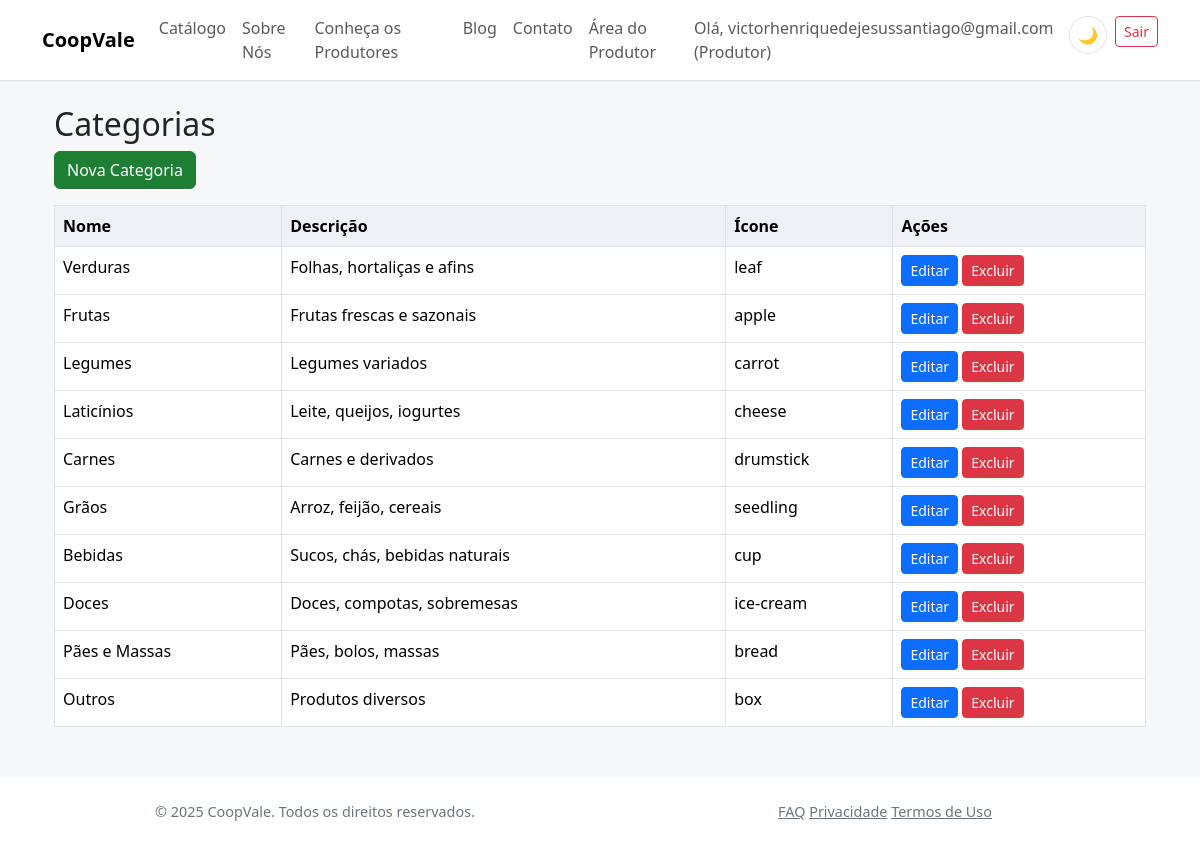
The app's page /produtos/categorias (signed in) with its own data.
### app/models/core.py (models this page shows, shortened)
class Usuario(db.Model, UserMixin):
    __tablename__ = 'usuarios'
    id = db.Column(db.Integer, primary_key=True)
    email = db.Column(db.String(150), unique=True, nullable=False)
    senha_hash = db.Column(db.String(256), nullable=False)
    tipo_usuario = db.Column(db.String(50), nullable=False, default='visitante')
    ativo = db.Column(db.Boolean, default=True)
    produtor_perfil = db.relationship('Produtor', backref='usuario', uselist=False, lazy=True)
    cliente_perfil = db.relationship('Cliente', backref='usuario', uselist=False, lazy=True)

class Categoria(db.Model):
    __tablename__ = 'categorias'
    id = db.Column(db.Integer, primary_key=True)
    nome = db.Column(db.String(100), nullable=False, unique=True)
    descricao = db.Column(db.Text)
    icone = db.Column(db.String(100))
    valor_minimo = db.Column(db.Float)  # valor mínimo em pedidos dessa categoria
    quantidade_minima = db.Column(db.Float)  # quantidade mínima (unidade base)
    produtos = db.relationship('Produto', backref='categoria', lazy=True)

### app/blueprints/produtos/routes.py (the view)
@produtos_bp.route('/categorias', endpoint='listar_categorias')
@login_required
def listar_categorias():
    categorias = Categoria.query.all()
    return render_template('produtos/categorias.html', categorias=categorias)

### app/templates/produtos/categorias.html
{% extends 'base.html' %}
{% block content %}
<div class="container mt-4">
  <h2>Categorias</h2>
  <a href="{{ url_for('produtos_bp.nova_categoria') }}" class="btn btn-success mb-3">Nova Categoria</a>
  <table class="table table-bordered">
    <thead>
      <tr>
        <th>Nome</th>
        <th>Descrição</th>
        <th>Ícone</th>
        <th>Ações</th>
      </tr>
    </thead>
    <tbody>
      {% for categoria in categorias %}
      <tr>
        <td>{{ categoria.nome }}</td>
        <td>{{ categoria.descricao }}</td>
        <td>{{ categoria.icone }}</td>
        <td>
          <a href="{{ url_for('produtos_bp.editar_categoria', id=categoria.id) }}" class="btn btn-sm btn-primary">Editar</a>
          <form action="{{ url_for('produtos_bp.excluir_categoria', id=categoria.id) }}" method="post" style="display:inline;">
            <button type="submit" class="btn btn-sm btn-danger" onclick="return confirm('Excluir esta categoria?')">Excluir</button>
          </form>
        </td>
      </tr>
      {% endfor %}
    </tbody>
  </table>
</div>
{% endblock %}

### app/templates/base.html (shortened to what this page needs)
<!doctype html>
<html lang="pt-br">
<head>
    <link href="https://cdn.jsdelivr.net/npm/bootstrap@5.3.2/dist/css/bootstrap.min.css" rel="stylesheet">
    <link href="{{ url_for('static', filename='css/theme.css') }}" rel="stylesheet">
</head>
<body>
    <nav class="navbar navbar-expand-lg navbar-light bg-light border-bottom">
        <div class="container">
            <a class="navbar-brand" href="{{ url_for('main_bp.index') }}">CoopVale</a>
            <div class="collapse navbar-collapse" id="navbarNav">
                <ul class="navbar-nav me-auto">
                    <li class="nav-item">
                        <a class="nav-link" href="{{ url_for('produtos_bp.catalogo') }}">Catálogo</a>
                    </li>
                    <li class="nav-item">
                        <a class="nav-link" href="{{ url_for('main_bp.sobre') }}">Sobre Nós</a>
                    </li>
                    <li class="nav-item">
                        <a class="nav-link" href="{{ url_for('main_bp.produtores') }}">Conheça os Produtores</a>
                    </li>
                    <li class="nav-item">
                        <a class="nav-link" href="{{ url_for('main_bp.blog_redirect') }}">Blog</a>
                    </li>
                    <li class="nav-item">
                        <a class="nav-link" href="{{ url_for('main_bp.contato') }}">Contato</a>
                    </li>
                    {% if current_user.is_authenticated and current_user.tipo_usuario == 'produtor' %}
                    <li class="nav-item">
                        <a class="nav-link" href="{{ url_for('produtores.dashboard_home') }}">Área do Produtor</a>
                    </li>
                    {% endif %}
                </ul>
                <ul class="navbar-nav">
                    {% if current_user.is_authenticated %}
                    <li class="nav-item">
                        <span class="navbar-text me-3">
                            Olá, {{ current_user.email }} ({{ current_user.tipo_usuario.capitalize() }})
                        </span>
                    </li>
                    <li class="nav-item me-2">
                        <button class="theme-toggle" id="themeToggle" title="Alternar tema">
                            <span id="themeIcon">🌙</span>
                        </button>
                    </li>
                    <li class="nav-item">
                        <a class="btn btn-sm btn-outline-danger" href="{{ url_for('auth.logout') }}">Sair</a>
                    </li>
                    {% endif %}
                </ul>
            </div>
        </div>
    </nav>
    <div class="container mt-4">
        {% block content %}{% endblock %}
    </div>
    <footer class="footer">
        <div class="container">
            <div class="row">
                <div class="col-md-6 text-center text-md-left">
                    <span class="text-muted">© 2025 CoopVale. Todos os direitos reservados.</span>
                </div>
                <div class="col-md-6 text-center text-md-right">
                    <a href="{{ url_for('main_bp.faq') }}" class="text-muted mr-3">FAQ</a>
                    <a href="{{ url_for('main_bp.privacidade') }}" class="text-muted mr-3">Privacidade</a>
                    <a href="{{ url_for('main_bp.termos') }}" class="text-muted">Termos de Uso</a>
                </div>
            </div>
        </div>
    </footer>
</body>
</html>

### app/static/css/theme.css (style rules this page uses)
:root { --coop-green: #1e7e34; --coop-green-light: #27a844; --coop-green-dark: #155724; --coop-accent: #ffb347; --coop-accent-dark: #ff9f2e; --coop-bg: #f5f7f9; --coop-bg-secondary: #ffffff; --coop-text: #212529; --coop-text-muted: #6c757d; --coop-border: #dee2e6; --coop-card-shadow: rgba(0,0,0,.06); --coop-card-shadow-hover: rgba(0,0,0,.12); --coop-border-radius: .65rem; --coop-table-bg: #eef1f3; }
* { transition: background-color .2s ease, color .2s ease, border-color .2s ease; }
body { background: var(--coop-bg); color: var(--coop-text); }
.navbar-nav { list-style: none; margin: 0; padding: 0; }
.navbar-nav .nav-item { display: inline-block; }
.navbar-nav .nav-link { text-decoration: none; }
.navbar-brand { font-weight:700; }
.navbar.bg-light, .footer { background: var(--coop-bg-secondary)!important; border-color: var(--coop-border)!important; }
.btn-success { background: var(--coop-green); border-color: var(--coop-green); }
.table { color: var(--coop-text); }
.table thead th { background: var(--coop-table-bg); border-color: var(--coop-border); }
.table td, .table th { border-color: var(--coop-border); }
.footer { font-size:.9rem; }
.text-muted { color: var(--coop-text-muted)!important; }
.theme-toggle { background: var(--coop-bg-secondary); border: 1px solid var(--coop-border); border-radius: 50%; width: 38px; height: 38px; display: flex; align-items: center; justify-content: center; cursor: pointer; transition: all .2s ease; }

### app/templates/base.html (style rules this page uses)
.footer { background-color: #f8f9fa; padding: 24px 0; margin-top: 50px; }

### records on screen
Usuario: email "victorhenriquedejesussantiago@gmail.com", tipo_usuario "Produtor"
Categoria: nome "Verduras", descricao "Folhas, hortaliças e afins", icone "leaf"
Categoria: nome "Frutas", descricao "Frutas frescas e sazonais", icone "apple"
Categoria: nome "Legumes", descricao "Legumes variados", icone "carrot"
Categoria: nome "Laticínios", descricao "Leite, queijos, iogurtes", icone "cheese"
Categoria: nome "Carnes", descricao "Carnes e derivados", icone "drumstick"
Categoria: nome "Grãos", descricao "Arroz, feijão, cereais", icone "seedling"
Categoria: nome "Bebidas", descricao "Sucos, chás, bebidas naturais", icone "cup"
Categoria: nome "Doces", descricao "Doces, compotas, sobremesas", icone "ice-cream"
Categoria: nome "Pães e Massas", descricao "Pães, bolos, massas", icone "bread"
Categoria: nome "Outros", descricao "Produtos diversos", icone "box"
